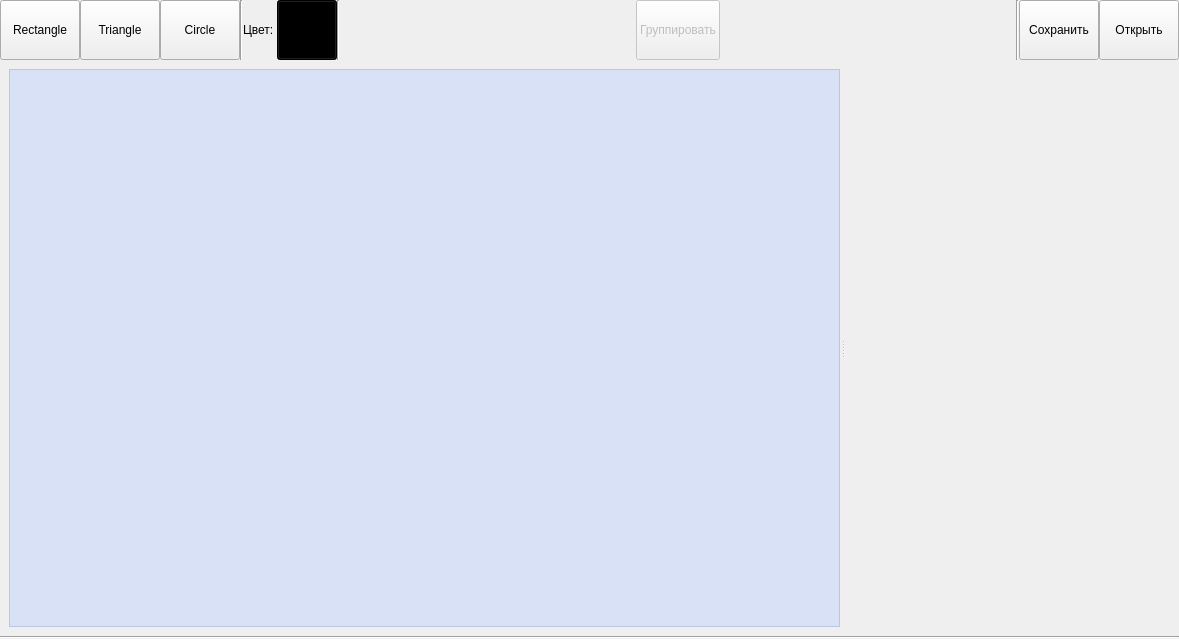
<?xml version="1.0" encoding="UTF-8"?>
<ui version="4.0">
 <class>MainWindow</class>
 <widget class="QMainWindow" name="MainWindow">
  <property name="geometry">
   <rect>
    <x>0</x>
    <y>0</y>
    <width>1179</width>
    <height>639</height>
   </rect>
  </property>
  <property name="sizePolicy">
   <sizepolicy hsizetype="Fixed" vsizetype="Fixed">
    <horstretch>0</horstretch>
    <verstretch>0</verstretch>
   </sizepolicy>
  </property>
  <property name="windowTitle">
   <string>Графический редактор</string>
  </property>
  <widget class="QWidget" name="centralwidget">
   <layout class="QVBoxLayout" name="verticalLayout_2">
    <property name="spacing">
     <number>0</number>
    </property>
    <property name="leftMargin">
     <number>0</number>
    </property>
    <property name="topMargin">
     <number>0</number>
    </property>
    <property name="rightMargin">
     <number>0</number>
    </property>
    <property name="bottomMargin">
     <number>0</number>
    </property>
    <item>
     <layout class="QVBoxLayout" name="verticalLayout">
      <property name="spacing">
       <number>0</number>
      </property>
      <item>
       <layout class="QHBoxLayout" name="horizontalLayout">
        <property name="spacing">
         <number>0</number>
        </property>
        <item>
         <widget class="QPushButton" name="rectanlebutton">
          <property name="sizePolicy">
           <sizepolicy hsizetype="Minimum" vsizetype="Minimum">
            <horstretch>0</horstretch>
            <verstretch>0</verstretch>
           </sizepolicy>
          </property>
          <property name="text">
           <string>Rectangle</string>
          </property>
         </widget>
        </item>
        <item>
         <widget class="QPushButton" name="trianglebutton">
          <property name="sizePolicy">
           <sizepolicy hsizetype="Minimum" vsizetype="Minimum">
            <horstretch>0</horstretch>
            <verstretch>0</verstretch>
           </sizepolicy>
          </property>
          <property name="text">
           <string>Triangle</string>
          </property>
         </widget>
        </item>
        <item>
         <widget class="QPushButton" name="circlebutton">
          <property name="sizePolicy">
           <sizepolicy hsizetype="Minimum" vsizetype="Minimum">
            <horstretch>0</horstretch>
            <verstretch>0</verstretch>
           </sizepolicy>
          </property>
          <property name="text">
           <string>Circle</string>
          </property>
         </widget>
        </item>
        <item>
         <widget class="Line" name="line_4">
          <property name="orientation">
           <enum>Qt::Vertical</enum>
          </property>
         </widget>
        </item>
        <item>
         <widget class="QLabel" name="label">
          <property name="sizePolicy">
           <sizepolicy hsizetype="Maximum" vsizetype="Preferred">
            <horstretch>0</horstretch>
            <verstretch>0</verstretch>
           </sizepolicy>
          </property>
          <property name="text">
           <string>Цвет: </string>
          </property>
         </widget>
        </item>
        <item>
         <widget class="QPushButton" name="colorButton">
          <property name="sizePolicy">
           <sizepolicy hsizetype="Fixed" vsizetype="Fixed">
            <horstretch>0</horstretch>
            <verstretch>0</verstretch>
           </sizepolicy>
          </property>
          <property name="minimumSize">
           <size>
            <width>60</width>
            <height>60</height>
           </size>
          </property>
          <property name="styleSheet">
           <string notr="true">background: rgb(0, 0, 0)</string>
          </property>
          <property name="text">
           <string/>
          </property>
         </widget>
        </item>
        <item>
         <widget class="Line" name="line">
          <property name="orientation">
           <enum>Qt::Vertical</enum>
          </property>
         </widget>
        </item>
        <item>
         <spacer name="horizontalSpacer">
          <property name="orientation">
           <enum>Qt::Horizontal</enum>
          </property>
          <property name="sizeHint" stdset="0">
           <size>
            <width>40</width>
            <height>20</height>
           </size>
          </property>
         </spacer>
        </item>
        <item>
         <widget class="QPushButton" name="groupButton">
          <property name="enabled">
           <bool>false</bool>
          </property>
          <property name="sizePolicy">
           <sizepolicy hsizetype="Minimum" vsizetype="Minimum">
            <horstretch>0</horstretch>
            <verstretch>0</verstretch>
           </sizepolicy>
          </property>
          <property name="text">
           <string>Группировать</string>
          </property>
         </widget>
        </item>
        <item>
         <spacer name="horizontalSpacer_2">
          <property name="orientation">
           <enum>Qt::Horizontal</enum>
          </property>
          <property name="sizeHint" stdset="0">
           <size>
            <width>40</width>
            <height>20</height>
           </size>
          </property>
         </spacer>
        </item>
        <item>
         <widget class="Line" name="line_3">
          <property name="orientation">
           <enum>Qt::Vertical</enum>
          </property>
         </widget>
        </item>
        <item>
         <widget class="QPushButton" name="saveButton">
          <property name="sizePolicy">
           <sizepolicy hsizetype="Minimum" vsizetype="Minimum">
            <horstretch>0</horstretch>
            <verstretch>0</verstretch>
           </sizepolicy>
          </property>
          <property name="text">
           <string>Сохранить</string>
          </property>
         </widget>
        </item>
        <item>
         <widget class="QPushButton" name="loadButton">
          <property name="sizePolicy">
           <sizepolicy hsizetype="Minimum" vsizetype="Minimum">
            <horstretch>0</horstretch>
            <verstretch>0</verstretch>
           </sizepolicy>
          </property>
          <property name="text">
           <string>Открыть</string>
          </property>
         </widget>
        </item>
       </layout>
      </item>
      <item>
       <widget class="QWidget" name="widget" native="true">
        <property name="sizePolicy">
         <sizepolicy hsizetype="MinimumExpanding" vsizetype="MinimumExpanding">
          <horstretch>0</horstretch>
          <verstretch>0</verstretch>
         </sizepolicy>
        </property>
        <layout class="QGridLayout" name="gridLayout">
         <item row="0" column="0">
          <widget class="QSplitter" name="splitter">
           <property name="sizePolicy">
            <sizepolicy hsizetype="Minimum" vsizetype="Minimum">
             <horstretch>0</horstretch>
             <verstretch>0</verstretch>
            </sizepolicy>
           </property>
           <property name="frameShape">
            <enum>QFrame::NoFrame</enum>
           </property>
           <property name="orientation">
            <enum>Qt::Horizontal</enum>
           </property>
           <property name="opaqueResize">
            <bool>true</bool>
           </property>
           <property name="handleWidth">
            <number>5</number>
           </property>
           <property name="childrenCollapsible">
            <bool>true</bool>
           </property>
           <widget class="QTreeView" name="treeView">
            <property name="sizePolicy">
             <sizepolicy hsizetype="Fixed" vsizetype="Minimum">
              <horstretch>0</horstretch>
              <verstretch>0</verstretch>
             </sizepolicy>
            </property>
            <property name="autoFillBackground">
             <bool>false</bool>
            </property>
            <property name="styleSheet">
             <string notr="true">background-color: rgba(181, 205, 255, 100)</string>
            </property>
            <property name="tabKeyNavigation">
             <bool>true</bool>
            </property>
            <property name="animated">
             <bool>true</bool>
            </property>
            <attribute name="headerVisible">
             <bool>false</bool>
            </attribute>
           </widget>
           <widget class="QWidget" name="canvas" native="true">
            <property name="sizePolicy">
             <sizepolicy hsizetype="Minimum" vsizetype="Minimum">
              <horstretch>0</horstretch>
              <verstretch>0</verstretch>
             </sizepolicy>
            </property>
            <property name="mouseTracking">
             <bool>true</bool>
            </property>
           </widget>
          </widget>
         </item>
        </layout>
       </widget>
      </item>
      <item>
       <widget class="Line" name="line_2">
        <property name="orientation">
         <enum>Qt::Horizontal</enum>
        </property>
       </widget>
      </item>
     </layout>
    </item>
   </layout>
  </widget>
 </widget>
 <resources/>
 <connections/>
</ui>
